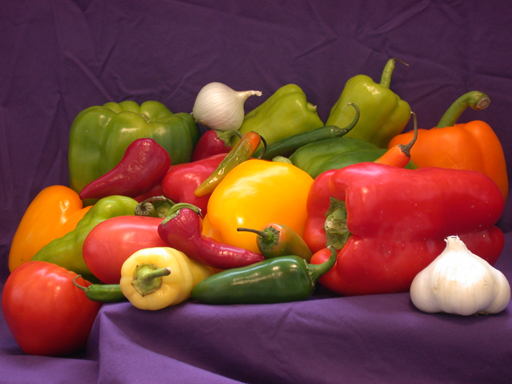
%> input picture Pics/peppers.png, 512 x 384 px
$ octave fig_superpixel.m   (GNU Octave 9; MATLAB toolbox functions it lacks are replaced by stand-ins)
%> lines starting %> are read from the running program, lines starting %| are printed output that depends on the picture; in (x1, y1, x2, y2) boxes, pixels count from 0 and x2, y2 are one past the last pixel; in counts of white or black regions, pixels touching at a corner belong together; the program's own positions count from 1
### lib/genGreyImg.m
function greyImg = genGreyImg(filename)
    img = imread(filename);
%> img is the input picture: size 384x512x3 uint8; mean R, G, B 120.8, 66.4, 57.6
    greyImg = repmat(round(0.3 * img(:, :, 1) + 0.59 * img(:, :, 2) + 0.11 * img(:, :, 3)), [1, 1, 3]);
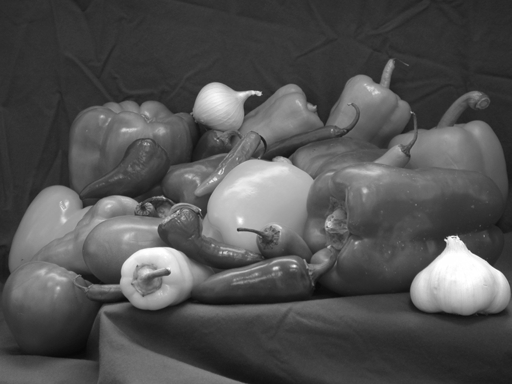
%> greyImg: size 384x512x3 uint8; min 7, max 255, mean 81.8

end

### lib/genUnif.m
function mask = genUnif(img, percent)
%> called with percent = 0.2
    percent = 0.01 * percent;
    imgsz = size(img);
%> imgsz = [384 512 3]
    numPixel = imgsz(1) * imgsz(2);
%> numPixel = 196608
    numSelectedPix = round(numPixel * percent);
%> numSelectedPix = 393
    if numSelectedPix < 1
        errordlg('Sample number less than 1 pixel.')
    end

    interval = round(numPixel / numSelectedPix);
%> interval = 500
    i = 1;
    mask = zeros(imgsz(1), imgsz(2));
    while i <= imgsz(1)*imgsz(2)
        mask(i) = 1;
        i = i + interval;
    end
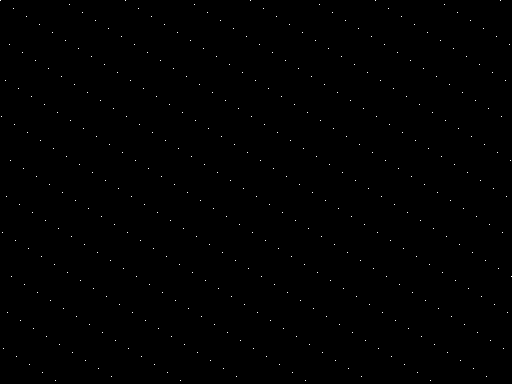
%> mask: size 384x512 double; values 0 (black) and 1 (white), 0.2% white in thin lines or dots
%> after the loop, i = 197001

end

### EdgeDetection/fig_superpixel.m
addpath('..\lib')
addpath('..\KernelFcns\')
addpath('..\ImgRecoveryAlg\')

clear; clc;

greyThreshold = 8;

filename = 'D:\MyDesktop\MMSC Materials\Case Study _ SC\Project_Image_Colourisation\ImageColourisationApp\Pics\peppers.png';
I = genGreyImg(filename);

mask = genUnif(I, 0.2);
[x, y] = ind2sub(size(mask), find(mask));
%> x = 394 values from 1 to 381; y = 394 values from 1 to 512

numSuperpixels = 2000;
[L, ~] = superpixels(I, numSuperpixels);
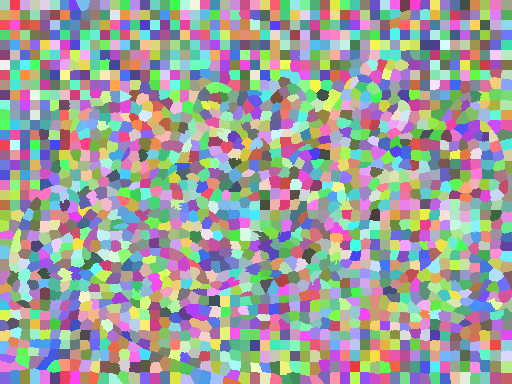
%> L: size 384x512 double; 1938 distinct labels, from 1 to 1938; one colour per label, 0 black
L_before = L;

selectedMask = false(size(L));
for i = 1:length(x)
    row = round(x(i));
    col = round(y(i));
    spLabel = L(row, col);
    selectedMask(L == spLabel) = true;
end
%> this loop made 394 passes
%> (row, col, spLabel) on passes 1 to 3: (1, 1, 1), (117, 2, 575), (233, 3, 1200)
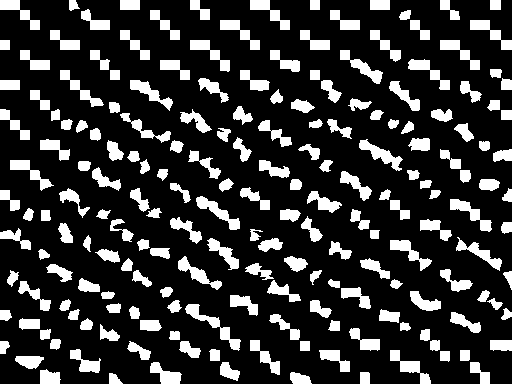
%> selectedMask: size 384x512 logical; 20.7% white; 195 white regions, largest, box (x1, y1, x2, y2) and area: (185, 304, 241, 351) 560, (359, 139, 403, 171) 470, (196, 196, 240, 230) 466

N = max(L(:));
%> N = 1938
stats = regionprops(L, I(:, :, 1), 'MeanIntensity');
%> stats = 1938 regions; first 5, MeanIntensity: 44.27, 45.19, 46.6, 48.61, 49.01
meanIntensity = zeros(N, 1);
for k = 1:N
    meanIntensity(k) = stats(k).MeanIntensity;
end
%> after the loop, meanIntensity = 1938 values, max 254.2 at index 1353, min 15.18 at index 1758, mean 82.16


selectedLabels = unique(L(selectedMask));
%> selectedLabels = 394 values from 1 to 1936

se = strel('square',3);

total_superpixel_change = inf;
current_superpixel_num = length(unique(L));
%> current_superpixel_num = 1938

dict = containers.Map('KeyType','char','ValueType','any');
for i = selectedLabels'
    dict(num2str(i)) = i;
end
%> this loop made 394 passes
%> i on passes 3 to 5: 8, 13, 14

%> (the run ends here)
